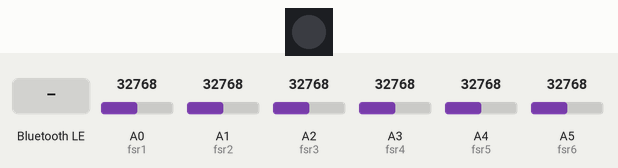
The program below on a simulated CircuitPython board. Shown: 1 RGB LEDs in strip order, left to right. Inputs (shaded band) come from the test bench; at power-on: A4 (fsr5) = 32768, A5 (fsr6) = 32768, A0 (fsr1) = 32768, A1 (fsr2) = 32768, A2 (fsr3) = 32768, A3 (fsr4) = 32768 (analog values on the 0–65535 scale). Dim RGB values are drawn brighter than linear; nothing arrives over Bluetooth unless stated; what the program prints to the serial console is not drawn.

Above: at 1.2 s.
1.3 s: "c" written over Bluetooth (the phone connects first, if it has not yet)
At 2.5 s:
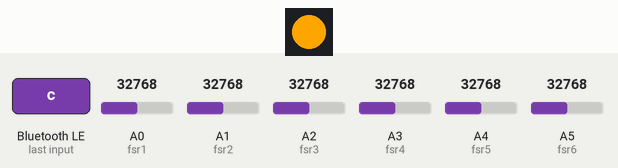
2.8 s: A4 (fsr5) set to 39328
5.8 s: A4 (fsr5) set to 40944
At 7.26 s:
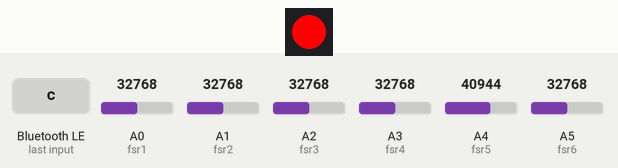
8.8 s: "r" written over Bluetooth (the phone connects first, if it has not yet)
At 9.9 s:
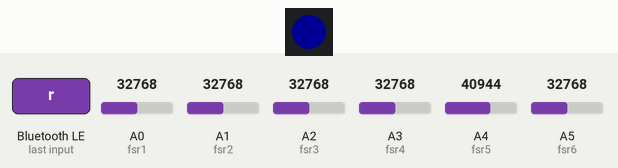
10.3 s: "calibrate" written over Bluetooth (the phone connects first, if it has not yet)
At 11.5 s:
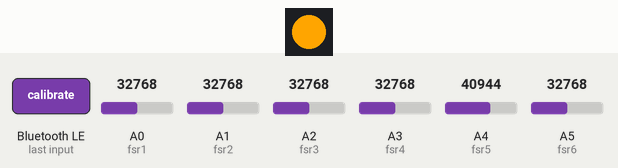
11.8 s: A5 (fsr6) set to 22448
14.8 s: A5 (fsr6) set to 21408
At 15.55 s:
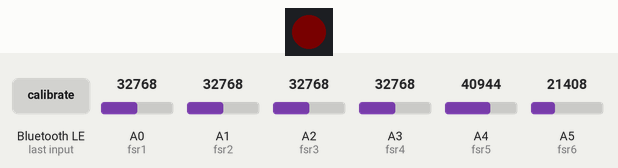
Timing chart, 0 to 18.8 s (numbered marks = the images above; inputs shaded):
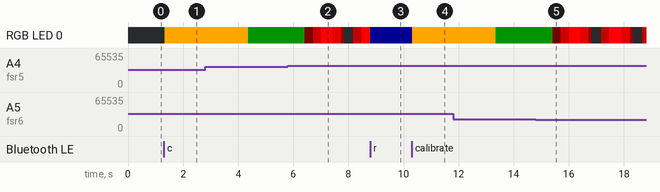

Measured:
- the behaviour switches between 40048 and 40064 on A4 (fsr5) (found by bisection; images 1 and 2)
- the behaviour switches between 21888 and 21872 on A5 (fsr6) (found by bisection; images 4 and 5)
- after the input at 1.3 s, RGB LED 0: off → RGB(255, 165, 0) at once
- after the input at 10.3 s, RGB LED 0: RGB(0, 0, 20) → RGB(255, 165, 0) at once

The program:

code.py
```python
# Posture Checker - CircuitPython
# Hardware: Adafruit ESP32-S3 Feather (8MB Flash, No PSRAM)
# Sensors:  FSR on A0-A5 (circle, square, and velostat compatible)
# BLE:      Adafruit Bluefruit Connect app (UART mode)
#
# Wiring:
#   FSR1-4: one leg → 3.3V, other leg → A0-A3; 10K pulldown from pin → GND
#   FSR5-6: velostat — one leg → 3.3V, other leg → A4-A5; 10K pulldown from pin → GND
#
# Required libraries in /lib:
#   adafruit_ble/
#   adafruit_bluefruit_connect/
#   neopixel.mpy

import time
import math
import board
import analogio
import neopixel
import adafruit_ble
from adafruit_ble.advertising.standard import ProvideServicesAdvertisement
from adafruit_ble.services.nordic import UARTService

# ════════════════════════════════════════════════════════════════════════════
#  SENSOR CONFIGURATION  —  edit this section to tune your setup
# ════════════════════════════════════════════════════════════════════════════

PULLDOWN_OHMS  = 10_000
REFERENCE_OHMS = 10_000
SCALE = REFERENCE_OHMS / PULLDOWN_OHMS

CALIBRATION_SAMPLES = 20
CALIBRATION_DELAY   = 0.15

SENSOR_TYPE = {
    "fsr1": "circle",
    "fsr2": "circle",
    "fsr3": "square",
    "fsr4": "square",
    "fsr5": "velostat_seat",
    "fsr6": "velostat_back",
}

MIN_BASELINE = 10

DEVIATION = {
    "circle":        0.5,
    "square":        0.6,
    "velostat_seat": 0.10,
    "velostat_back": 0.20,
}

CIRCLE_THRESHOLDS = [
    (15,  "No contact"),
    (50,  "Very light"),
    (150, "Light"),
    (250, "Moderate"),
    (350, "Firm"),
    (float("inf"), "Heavy"),
]

SQUARE_THRESHOLDS = [
    (350,  "No/minimal contact"),
    (450,  "Light"),
    (700,  "Moderate"),
    (800,  "Firm"),
    (900,  "High"),
    (float("inf"), "Max load"),
]

VELOSTAT_THRESHOLDS = [
    (650,  "No pressure"),
    (750,  "Below normal"),
    (850,  "Normal posture"),
    (float("inf"), "Excess pressure"),
]

_THRESHOLDS = {
    "circle":        CIRCLE_THRESHOLDS,
    "square":        SQUARE_THRESHOLDS,
    "velostat_seat": VELOSTAT_THRESHOLDS,
    "velostat_back": VELOSTAT_THRESHOLDS,
}

# ════════════════════════════════════════════════════════════════════════════
#  END OF SENSOR CONFIGURATION
# ════════════════════════════════════════════════════════════════════════════

fsr1 = analogio.AnalogIn(board.A0)
fsr2 = analogio.AnalogIn(board.A1)
fsr3 = analogio.AnalogIn(board.A2)
fsr4 = analogio.AnalogIn(board.A3)
fsr5 = analogio.AnalogIn(board.A4)
fsr6 = analogio.AnalogIn(board.A5)

calibration = {
    "fsr1_baseline": None,
    "fsr2_baseline": None,
    "fsr3_baseline": None,
    "fsr4_baseline": None,
    "fsr5_baseline": None,
    "fsr6_baseline": None,
    "is_calibrated": False,
}

ble  = adafruit_ble.BLERadio()
ble.name = "Posture Check BT"
uart = UARTService()
advertisement = ProvideServicesAdvertisement(uart)

pixel = neopixel.NeoPixel(board.NEOPIXEL, 1, brightness=1.0, auto_write=True)

COLOR_OFF         = (0,   0,   0)
COLOR_GOOD        = (0,   20,  0)
COLOR_ALERT       = (255, 0,   0)
COLOR_UNCALIB     = (0,   0,   20)
COLOR_CALIBRATING = (255, 165, 0)

PULSE_PERIOD = 1.5
_pulse_start = 0.0


def led_good():
    pixel.brightness = 1.0
    pixel[0] = COLOR_GOOD


def led_alert_tick():
    phase = (time.monotonic() - _pulse_start) / PULSE_PERIOD
    pixel.brightness = (math.sin(phase * 2 * math.pi - math.pi / 2) + 1) / 2
    pixel[0] = COLOR_ALERT


def led_uncalibrated():
    pixel.brightness = 1.0
    pixel[0] = COLOR_UNCALIB


def led_calibrating():
    pixel.brightness = 1.0
    pixel[0] = COLOR_CALIBRATING


def led_off():
    pixel.brightness = 1.0
    pixel[0] = COLOR_OFF


def get_reading(pin):
    return min(1023, int((pin.value >> 6) * SCALE))


def pressure_label(reading, sensor_type):
    thresholds = _THRESHOLDS.get(sensor_type, CIRCLE_THRESHOLDS)
    for limit, label in thresholds:
        if reading < limit:
            return label
    return thresholds[-1][1]


def uart_println(uart_svc, text):
    uart_svc.write((text + "\r\n").encode())


def run_calibration(uart_svc):
    uart_println(uart_svc, "")
    uart_println(uart_svc, "=== CALIBRATION STARTED ===")
    uart_println(uart_svc, "Sit in your comfortable rest/good-posture position.")
    uart_println(uart_svc, f"Taking {CALIBRATION_SAMPLES} samples over "
                           f"~{int(CALIBRATION_SAMPLES * CALIBRATION_DELAY)} seconds...")
    uart_println(uart_svc, "")

    led_calibrating()

    sum1 = sum2 = sum3 = sum4 = sum5 = sum6 = 0

    for i in range(1, CALIBRATION_SAMPLES + 1):
        sum1 += get_reading(fsr1)
        sum2 += get_reading(fsr2)
        sum3 += get_reading(fsr3)
        sum4 += get_reading(fsr4)
        sum5 += get_reading(fsr5)
        sum6 += get_reading(fsr6)

        if i % 5 == 0:
            pct = int((i / CALIBRATION_SAMPLES) * 100)
            bar = "#" * (pct // 10) + "." * (10 - pct // 10)
            uart_println(uart_svc, f"  [{bar}] {pct}%")

        time.sleep(CALIBRATION_DELAY)

    baseline1 = sum1 / CALIBRATION_SAMPLES
    baseline2 = sum2 / CALIBRATION_SAMPLES
    baseline3 = sum3 / CALIBRATION_SAMPLES
    baseline4 = sum4 / CALIBRATION_SAMPLES
    baseline5 = sum5 / CALIBRATION_SAMPLES
    baseline6 = sum6 / CALIBRATION_SAMPLES

    calibration["fsr1_baseline"] = baseline1
    calibration["fsr2_baseline"] = baseline2
    calibration["fsr3_baseline"] = baseline3
    calibration["fsr4_baseline"] = baseline4
    calibration["fsr5_baseline"] = baseline5
    calibration["fsr6_baseline"] = baseline6
    calibration["is_calibrated"] = True

    uart_println(uart_svc, "")
    uart_println(uart_svc, "=== CALIBRATION COMPLETE ===")
    uart_println(uart_svc, f"  FSR1 ({SENSOR_TYPE['fsr1']}) baseline : {baseline1:.1f}  "
                           f"({pressure_label(int(baseline1), SENSOR_TYPE['fsr1'])})")
    uart_println(uart_svc, f"  FSR2 ({SENSOR_TYPE['fsr2']}) baseline : {baseline2:.1f}  "
                           f"({pressure_label(int(baseline2), SENSOR_TYPE['fsr2'])})")
    uart_println(uart_svc, f"  FSR3 ({SENSOR_TYPE['fsr3']}) baseline : {baseline3:.1f}  "
                           f"({pressure_label(int(baseline3), SENSOR_TYPE['fsr3'])})")
    uart_println(uart_svc, f"  FSR4 ({SENSOR_TYPE['fsr4']}) baseline : {baseline4:.1f}  "
                           f"({pressure_label(int(baseline4), SENSOR_TYPE['fsr4'])})")
    uart_println(uart_svc, f"  FSR5 ({SENSOR_TYPE['fsr5']}) baseline : {baseline5:.1f}  "
                           f"({pressure_label(int(baseline5), SENSOR_TYPE['fsr5'])})")
    uart_println(uart_svc, f"  FSR6 ({SENSOR_TYPE['fsr6']}) baseline : {baseline6:.1f}  "
                           f"({pressure_label(int(baseline6), SENSOR_TYPE['fsr6'])})")
    uart_println(uart_svc, f"  Thresholds → circle ±{int(DEVIATION['circle']*100)}%  "
                           f"square ±{int(DEVIATION['square']*100)}%  "
                           f"velostat_seat ±{int(DEVIATION['velostat_seat']*100)}%  "
                           f"velostat_back ±{int(DEVIATION['velostat_back']*100)}%")
    uart_println(uart_svc, "Monitoring will now begin.")
    uart_println(uart_svc, "")

    led_good()


def check_posture(r1, r2, r3, r4, r5, r6):
    alerts = []

    sensors = [
        ("FSR1", r1, calibration["fsr1_baseline"], SENSOR_TYPE["fsr1"]),
        ("FSR2", r2, calibration["fsr2_baseline"], SENSOR_TYPE["fsr2"]),
        ("FSR3", r3, calibration["fsr3_baseline"], SENSOR_TYPE["fsr3"]),
        ("FSR4", r4, calibration["fsr4_baseline"], SENSOR_TYPE["fsr4"]),
        ("FSR5", r5, calibration["fsr5_baseline"], SENSOR_TYPE["fsr5"]),
        ("FSR6", r6, calibration["fsr6_baseline"], SENSOR_TYPE["fsr6"]),
    ]

    for name, reading, baseline, stype in sensors:
        if baseline is None or baseline < MIN_BASELINE:
            continue

        threshold = DEVIATION[stype]
        ratio     = reading / baseline

        if ratio > (1 + threshold) or ratio < (1 - threshold):
            direction = "increased" if reading > baseline else "decreased"
            pct_off   = int(abs(ratio - 1) * 100)
            alerts.append(
                f"  ⚠ {name} ({stype}) pressure {direction} by {pct_off}%  "
                f"(now {reading}, baseline {baseline:.1f}, "
                f"limit ±{int(threshold * 100)}%)"
            )

    return alerts


# ── Main loop ────────────────────────────────────────────────────────────────

print("Posture Checker booting — advertising BLE...")
led_off()

while True:
    ble.start_advertising(advertisement)
    print("Waiting for BLE connection...")

    while not ble.connected:
        pass

    ble.stop_advertising()
    print("BLE connected.")

    if calibration["is_calibrated"]:
        led_good()
    else:
        led_uncalibrated()

    uart_println(uart, "=== Posture Checker Connected ===")
    uart_println(uart, "Commands:")
    uart_println(uart, "  c  or  calibrate  → start calibration")
    uart_println(uart, "  s  or  status     → show current readings")
    uart_println(uart, "  r  or  reset      → clear calibration")
    uart_println(uart, "")

    if not calibration["is_calibrated"]:
        uart_println(uart, "⚠ Not yet calibrated. Send 'c' to calibrate.")

    last_monitor_time = 0
    MONITOR_INTERVAL  = 2.0
    posture_bad       = False

    while ble.connected:

        if uart.in_waiting:
            raw = uart.readline()
            if raw:
                cmd = raw.decode("utf-8").strip().lower()

                if cmd in ("c", "calibrate"):
                    run_calibration(uart)
                    posture_bad = False

                elif cmd in ("s", "status"):
                    r1 = get_reading(fsr1)
                    r2 = get_reading(fsr2)
                    r3 = get_reading(fsr3)
                    r4 = get_reading(fsr4)
                    r5 = get_reading(fsr5)
                    r6 = get_reading(fsr6)
                    uart_println(uart, "--- Current Readings ---")
                    uart_println(uart, f"  FSR1 ({SENSOR_TYPE['fsr1']}): {r1}  "
                                       f"({pressure_label(r1, SENSOR_TYPE['fsr1'])})")
                    uart_println(uart, f"  FSR2 ({SENSOR_TYPE['fsr2']}): {r2}  "
                                       f"({pressure_label(r2, SENSOR_TYPE['fsr2'])})")
                    uart_println(uart, f"  FSR3 ({SENSOR_TYPE['fsr3']}): {r3}  "
                                       f"({pressure_label(r3, SENSOR_TYPE['fsr3'])})")
                    uart_println(uart, f"  FSR4 ({SENSOR_TYPE['fsr4']}): {r4}  "
                                       f"({pressure_label(r4, SENSOR_TYPE['fsr4'])})")
                    uart_println(uart, f"  FSR5 ({SENSOR_TYPE['fsr5']}): {r5}  "
                                       f"({pressure_label(r5, SENSOR_TYPE['fsr5'])})")
                    uart_println(uart, f"  FSR6 ({SENSOR_TYPE['fsr6']}): {r6}  "
                                       f"({pressure_label(r6, SENSOR_TYPE['fsr6'])})")
                    if calibration["is_calibrated"]:
                        uart_println(uart, f"  Baseline → "
                                           f"FSR1: {calibration['fsr1_baseline']:.1f}  "
                                           f"FSR2: {calibration['fsr2_baseline']:.1f}  "
                                           f"FSR3: {calibration['fsr3_baseline']:.1f}  "
                                           f"FSR4: {calibration['fsr4_baseline']:.1f}  "
                                           f"FSR5: {calibration['fsr5_baseline']:.1f}  "
                                           f"FSR6: {calibration['fsr6_baseline']:.1f}")
                    else:
                        uart_println(uart, "  (not calibrated yet)")
                    uart_println(uart, "")

                elif cmd in ("r", "reset"):
                    calibration["fsr1_baseline"] = None
                    calibration["fsr2_baseline"] = None
                    calibration["fsr3_baseline"] = None
                    calibration["fsr4_baseline"] = None
                    calibration["fsr5_baseline"] = None
                    calibration["fsr6_baseline"] = None
                    calibration["is_calibrated"] = False
                    posture_bad = False
                    led_uncalibrated()
                    uart_println(uart, "Calibration reset. Send 'c' to recalibrate.")

                else:
                    uart_println(uart, f"Unknown command: '{cmd}'")
                    uart_println(uart, "Valid commands: c/calibrate  s/status  r/reset")

        now = time.monotonic()
        if calibration["is_calibrated"] and (now - last_monitor_time >= MONITOR_INTERVAL):
            last_monitor_time = now

            r1 = get_reading(fsr1)
            r2 = get_reading(fsr2)
            r3 = get_reading(fsr3)
            r4 = get_reading(fsr4)
            r5 = get_reading(fsr5)
            r6 = get_reading(fsr6)

            alerts = check_posture(r1, r2, r3, r4, r5, r6)

            if alerts:
                if not posture_bad:
                    posture_bad = True
                    _pulse_start = time.monotonic()
                uart_println(uart, "--- POSTURE ALERT ---")
                for a in alerts:
                    uart_println(uart, a)
                uart_println(uart, "")
            else:
                if posture_bad:
                    posture_bad = False
                    uart_println(uart, "--- POSTURE OK ---")
                    led_good()

        if posture_bad:
            led_alert_tick()

    led_off()
    print("BLE disconnected. Re-advertising...")
```
